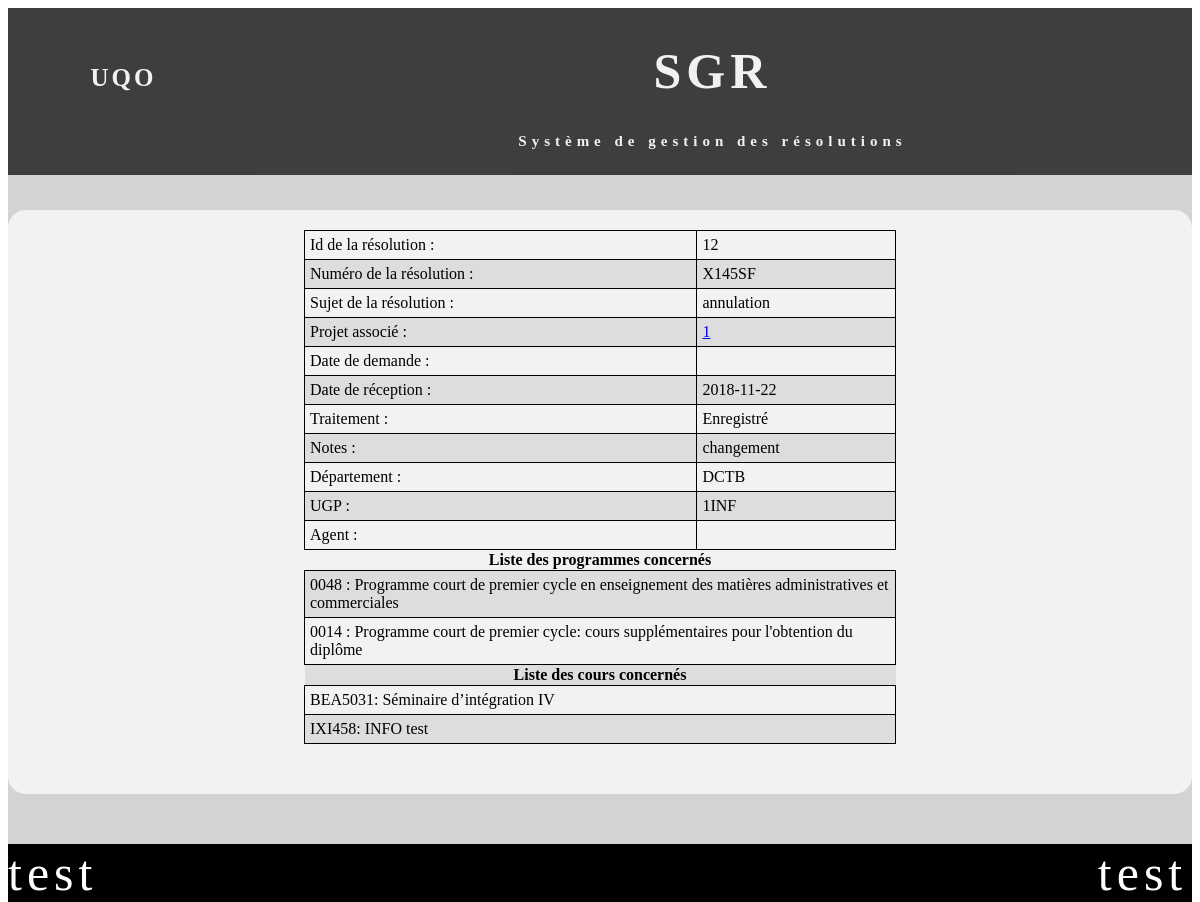
/index.php?action=resolution&id=12, run on the app's committed database.
### tables this page shows
CREATE TABLE IF NOT EXISTS `receptionreso` (
  `id` int(5) NOT NULL AUTO_INCREMENT,
  `NumReception` varchar(10) NOT NULL,
  `Sujet` varchar(300) DEFAULT NULL,
  `NumProjet_id` int(11) DEFAULT NULL,
  `DateDemande` date DEFAULT NULL,
  `DateReception` date NOT NULL,
  `Traitement` varchar(60) DEFAULT NULL,
  `Notes` varchar(2000) DEFAULT NULL,
  `Departement_id` varchar(10) DEFAULT NULL,
  `codeUgp_id` varchar(10) DEFAULT NULL,
  `agent_id` varchar(50) DEFAULT NULL,
  PRIMARY KEY (`id`),
  UNIQUE KEY `NumReception` (`id`)
);

CREATE TABLE IF NOT EXISTS `programmes` (
  `CodeProgramme` varchar(20) NOT NULL,
  `NomProgramme` varchar(100) NOT NULL,
  `TypeProgramme` varchar(50) NOT NULL,
  `codeUgp_id` varchar(10) DEFAULT NULL,
  PRIMARY KEY (`CodeProgramme`),
  UNIQUE KEY `CodeProgramme` (`CodeProgramme`),
  UNIQUE KEY `NomProgramme` (`NomProgramme`)
);

CREATE TABLE IF NOT EXISTS `cour` (
  `Sigle` varchar(10) NOT NULL,
  `NomCours` varchar(100) NOT NULL,
  `Cycle` int(2) DEFAULT NULL,
  PRIMARY KEY (`Sigle`),
  UNIQUE KEY `Sigle` (`Sigle`)
);

### controller/controlPublique.php (called while the page is built, shortened)
<?php
class controlPublique {
    private $vue;
    private $modelCour;
    private $modelProg;
    private $modelReceptionReso;
    function __construct() {
        $this->vue = new VuePublique();
        $this->modelCour = new Cour();
        $this->modelProg = new Programme();
        $this->modelReceptionReso = new ReceptionReso();
    }
    public function resolutionComplete() {
        $id = filter_var($_GET["id"], FILTER_SANITIZE_NUMBER_INT);
        $reso = $this->modelReceptionReso->rechercheResoParId($id);
        $programme = $this->modelProg->programmeAssocier($id);
        $cour = $this->modelCour->courAssocier($id);
        $this->vue->afficherUneResolution($reso, $programme, $cour);
    }
}

### model/receptionReso.php (called while the page is built, shortened)
<?php
class ReceptionReso {
    private $id;
    private $num;
    private $sujet;
    private $numProjet_id;
    private $dateReception;
    private $traitement;
    private $notes;
    private $departement_id;
    private $codeUgp_id;
    function creerReceptionReso($i, $n, $s, $np, $dd, $dr, $t, $nt, $d, $c, $a) {
        $reso = new ReceptionReso();
        $reso->id = $i;
        $reso->num = $n;
        $reso->sujet = $s;
        $reso->numProjet_id = $np;
        $reso->dateDemande = $dd;
        $reso->dateReception = $dr;
        $reso->traitement = $t;
        $reso->notes = $nt;
        $reso->departement_id = $d;
        $reso->codeUgp_id = $c;
        $reso->agent_id = $a;
        return ($reso);
    }
    function rechercheResoParId($id) {
        $bdd = new ConnexionBDD();
        $sql = "SELECT * FROM receptionreso WHERE id=$id";
        $result = mysqli_query($bdd->getConnexionBDD(), $sql);
        $reso = new ReceptionReso();
        while ($row = mysqli_fetch_array($result)) {
            $reso = $this->creerReceptionReso($row["id"], $row["NumReception"], $row["Sujet"], $row["NumProjet_id"], $row["DateDemande"], $row["DateReception"], $row["Traitement"], $row["Notes"], $row["Departement_id"], $row["codeUgp_id"], $row["agent_id"]);
        }
        return($reso);
    }
    function getId() {
        return $this->id;
    }
    function getNum() {
        return $this->num;
    }
    function getSujet() {
        return $this->sujet;
    }
    function getNumProjet_id() {
        return $this->numProjet_id;
    }
    function getDateReception() {
        return $this->dateReception;
    }
    function getTraitement() {
        return $this->traitement;
    }
    function getNotes() {
        return $this->notes;
    }
    function getDepartement_id() {
        return $this->departement_id;
    }
    function getCodeUgp_id() {
        return $this->codeUgp_id;
    }
}

### model/connexionBDD.php (called while the page is built, shortened)
<?php
class  ConnexionBDD
{
    private  $con;
    function __construct()
    {
        $this->con = mysqli_connect("localhost","root","","decanat");
        $this->con->set_charset('utf8');
    }
    public function getConnexionBDD() {
     return  $this->con;
   }
}
?>

### model/programme.php (called while the page is built, shortened)
<?php
class Programme {
    private $code;
    private $nom;
    function creerProgramme($c, $n, $t,$u) {
        $prog = new Programme();
        $prog->code = $c;
        $prog->nom = $n;
        $prog->type = $t;
        $prog->ugp = $u;
        return ($prog);
    }
    function chercherUnProgramme($id){
        $bdd = new ConnexionBDD();
        $sql = "SELECT * FROM programmes WHERE codeProgramme='$id'";
        $result = mysqli_query($bdd->getConnexionBDD(), $sql);
        $prog=null;
        while ($row = mysqli_fetch_array($result)) {
            $prog= $this->creerProgramme($row["CodeProgramme"], $row["NomProgramme"],$row["TypeProgramme"],$row["codeUgp_id"]);
        }
        return($prog);
    }
    function programmeAssocier($id){
        $bdd = new ConnexionBDD();
        $sql = "SELECT * FROM programme_receptionreso WHERE receptionReso_id = $id";
        $result = mysqli_query($bdd->getConnexionBDD(), $sql);
        $allProg=array();
        while ($row = mysqli_fetch_array($result)) {
            $prog=$this->chercherUnProgramme($row["programme_id"]);
            array_push($allProg,$prog);
        }
        return($allProg);
    }
    function getCode() {
        return $this->code;
    }
    function getNom() {
        return $this->nom;
    }
}

### model/cour.php (called while the page is built, shortened)
<?php
class Cour {
    private $sigle;
    private $nom;
    function creerCour($s, $n, $c) {
        $cour = new Cour();
        $cour->sigle = $s;
        $cour->nom = $n;
        $cour->cycle = $c;
        return ($cour);
    }
    function chercherUnCour($id){
        $bdd = new ConnexionBDD();
        $sql = "SELECT * FROM cour WHERE Sigle='$id'";
        $result = mysqli_query($bdd->getConnexionBDD(), $sql);
        $cour=null;
        while ($row = mysqli_fetch_array($result)) {
            $cour= $this->creerCour($row["Sigle"], $row["NomCours"],$row["Cycle"]);
        }
        return($cour);
    }
    function courAssocier($id){
        $bdd = new ConnexionBDD();
        $sql = "SELECT * FROM cour_receptionreso WHERE receptionReso_id = $id";
        $result = mysqli_query($bdd->getConnexionBDD(), $sql);
        $allCour=array();
        while ($row = mysqli_fetch_array($result)) {
            $cour=$this->chercherUnCour($row["cour_id"]);
            array_push($allCour,$cour);
        }
        return($allCour);
    }
    function getSigle() {
        return $this->sigle;
    }
    function getNom() {
        return $this->nom;
    }
}

### view/vuePublique.php (the view, shortened to what this page needs)
<?php
class VuePublique {
    public function afficherUneResolution($reso, $programme, $cour) {
        echo('<div id="divconsult" class="resolution">
        <center>
        <table class="table3">
                <tr>
                  <td>Id de la résolution :</td>
                   <td>' . $reso->getId() . '</td>
                  </tr>
                <tr>
                <td>Numéro de la résolution :</td>
                <td>' . $reso->getNum() . '</td>
                </tr>
                <tr>
                <td>Sujet de la résolution :</td>
                <td>' . $reso->getSujet() . '</td>
                </tr>
                <tr>
                <td>Projet associé :</td>
                <td> <a href="index.php?action=projet&id=' . $reso->getNumProjet_id() . '"> ' . $reso->getNumProjet_id() . '</a></td>
                </tr>
                <tr>
                <td>Date de demande :</td>
                <td>' . $reso->getDateDemande() . '</td>
                </tr>
                <tr>
                <td>Date de réception :</td>
                <td>' . $reso->getDateReception() . '</td>
                </tr>
                <tr>
                <td>Traitement :</td>
                <td>' . $reso->getTraitement() . '</td>
                </tr>
                <tr>
                <td>Notes :</td>  <td>' . $reso->getNotes() . '</td>
                </tr>
                <tr>
                <td>Département :</td>    <td>' . $reso->getDepartement_id() . '</td>
                </tr>
                <tr>
                <td>UGP :</td>    <td>' . $reso->getCodeUgp_id() . '</td>
                </tr>
                <tr>
                <td>Agent :</td>  <td>' . $reso->getAgent_id() . '</td>
                </tr>
</table>
</center>
<center>
<table class="table3">
                <tr>
                <th>Liste des programmes concernés </th>
                </tr>
                ');
        foreach ($programme as $value) {
            echo('<tr>
                  <td>'.$value->getCode() . ' :  ' . $value->getNom() . '</td>
                  </tr>');
        }
        echo('
                <tr>
                <th> Liste des cours concernés </th>
                 </tr>');
        foreach ($cour as $value) {
            echo('<tr>
                  <td>'.$value->getSigle() . ':  ' . $value->getNom() . '</td>
                  </tr>');
        }
        echo('</table></center></div>');
    }
}

### css/stylesheet.css (style rules this page uses)
html, body { height: 100%; }
#divconsult { height: 70%; margin-top: 35px; margin-bottom: 50px; padding-top: 20px; padding-bottom: 50px; border-radius: 18px; background-color: #f2f2f2; text-align: center; }
.table3 { width: 50%; border-collapse: collapse; }
.table3 td { text-align: left; padding: 5px; border: 1px solid black; }
.table3 tr:nth-child(even) { background-color: #dddddd; }

### data on the page
receptionreso: id "12", NumReception "X145SF", Sujet "annulation", NumProjet "1", DateReception "2018-11-22", Traitement "Enregistré", Notes "changement", Departement "DCTB", codeUgp "1INF"
programmes: CodeProgramme "0048", NomProgramme "Programme court de premier cycle en enseignement des matières administratives et commerciales"
programmes: CodeProgramme "0014", NomProgramme "Programme court de premier cycle: cours supplémentaires pour l'obtention du diplôme"
cour: Sigle "BEA5031", NomCours "Séminaire d’intégration IV"
cour: Sigle "IXI458", NomCours "INFO test"
